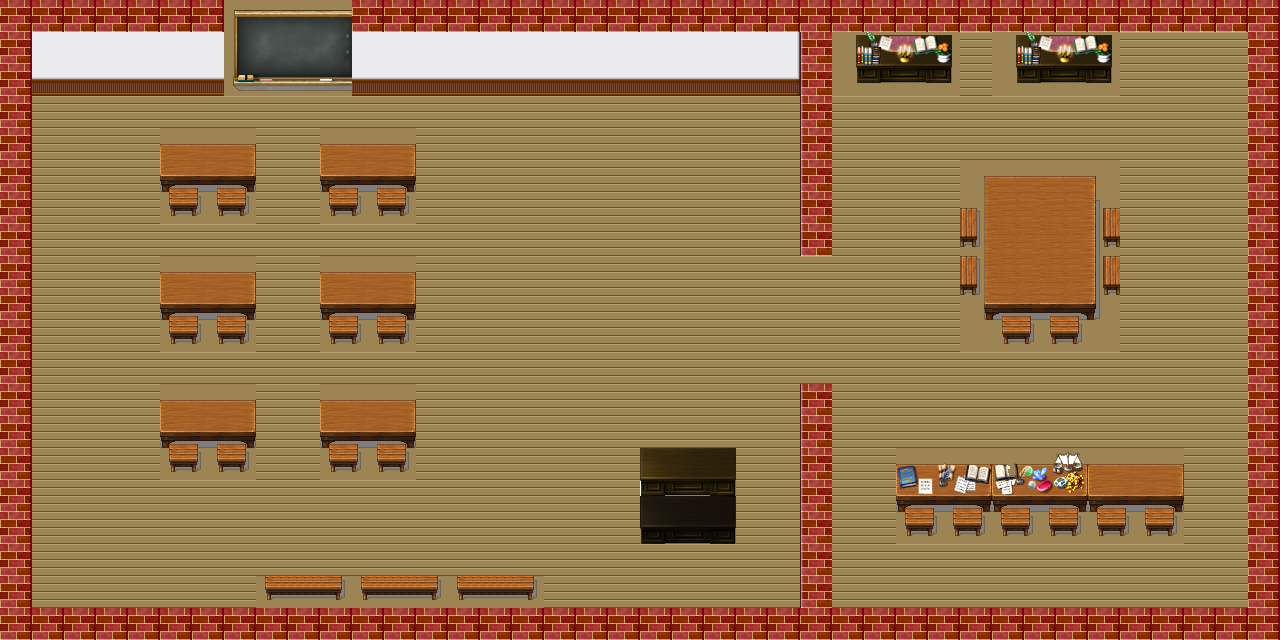

Rendered tile map (Tiled .tmx) drawn with the repository's tilesets; below, a short description and the map source with its tile grids summarised:
An orthogonal 40x20 tile map with 32x32 px tiles, 1 tile layer (Слой тайлов 1) and 24 objects (19x solid, 4x Enemy, player).

<map version="1.2" tiledversion="1.2.1" orientation="orthogonal" renderorder="right-down" width="40" height="20" tilewidth="32" tileheight="32" infinite="0" nextlayerid="7" nextobjectid="25">
 <tileset firstgid="1" name="map3" tilewidth="32" tileheight="32" tilecount="780" columns="30">
  <image source="map3.png" width="987" height="832" />
  <terraintypes>
   <terrain name="table" tile="45" />
   <terrain name="New Terrain" tile="45" />
   <terrain name="blackboard" tile="45" />
   <terrain name="bricks" tile="-1" />
  </terraintypes>
  <tile id="11" terrain=",,,2" />
  <tile id="12" terrain=",,2,2" />
  <tile id="15" terrain=",,2," />
  <tile id="41" terrain=",2,,2" />
  <tile id="42" terrain="2,2,2,2" />
  <tile id="45" terrain="2,,2," />
  <tile id="71" terrain=",2,," />
  <tile id="72" terrain="2,2,," />
  <tile id="75" terrain="2,,," />
  <tile id="150" terrain=",,,3" />
  <tile id="151" terrain=",,3,3" />
  <tile id="152" terrain=",,3," />
  <tile id="180" terrain=",3,,3" />
  <tile id="181" terrain="3,3,3,3" />
  <tile id="182" terrain="3,,3," />
  <tile id="210" terrain=",3,," />
  <tile id="211" terrain="3,3,," />
  <tile id="212" terrain="3,,," />
  <tile id="360" terrain=",,,1" />
  <tile id="361" terrain=",,1,1" />
  <tile id="362" terrain=",,1," />
  <tile id="364" terrain="1,1,1,1" />
  <tile id="390" terrain=",1,," />
  <tile id="391" terrain="1,1,," />
  <tile id="392" terrain="1,,," />
  <tile id="527" terrain=",,,0" />
  <tile id="528" terrain=",,0,0" />
  <tile id="529" terrain=",,0," />
  <tile id="557" terrain=",0,," />
  <tile id="558" terrain="0,0,," />
  <tile id="559" terrain="0,,," />
  <tile id="597" terrain="0,0,0,0" />
 </tileset>
 <layer id="1" name="Слой тайлов 1" width="40" height="20">
  <data>[800 cells, 800 non-empty, 96 distinct tile ids]</data>
 </layer>
 <objectgroup id="2" name="Слой объектов 1">
  <object id="1" name="solid" x="1.39509" y="96.7121" width="28" height="544" />
  <object id="2" name="player" x="79.7284" y="198.378" width="20" height="20" />
  <object id="3" name="solid" x="265.394" y="570.045" width="272" height="39.3333" />
  <object id="4" name="solid" x="637.395" y="449.712" width="96" height="94" />
  <object id="5" name="solid" x="319.395" y="399.711" width="98.6667" height="74" />
  <object id="6" name="solid" x="159.395" y="398.378" width="96" height="74" />
  <object id="7" name="solid" x="160.062" y="272.378" width="96" height="72.6667" />
  <object id="8" name="solid" x="319.395" y="272.378" width="96" height="73.3334" />
  <object id="9" name="solid" x="319.395" y="143.378" width="98" height="72.6667" />
  <object id="10" name="solid" x="158.728" y="142.378" width="98.6667" height="72.6667" />
  <object id="11" name="solid" x="32.0617" y="609.712" width="1245.33" height="30" />
  <object id="12" name="solid" x="800.061" y="387.045" width="28" height="223.333" />
  <object id="13" name="solid" x="798.728" y="32.3787" width="29.3333" height="224.667" />
  <object id="14" name="solid" x="0.0617544" y="1.71211" width="800" height="95.3334" />
  <object id="15" name="solid" x="894.728" y="464.378" width="288" height="75.3334" />
  <object id="16" name="solid" x="956.061" y="175.045" width="162.667" height="174" />
  <object id="17" name="solid" x="854.728" y="29.7121" width="96" height="56.6667" />
  <object id="18" name="solid" x="1016.06" y="32.7121" width="96" height="51.6667" />
  <object id="19" name="solid" x="800.061" y="3.04544" width="476" height="30" />
  <object id="20" name="solid" x="1248.06" y="33.7121" width="30.6667" height="580.667" />
  <object id="21" name="Enemy" x="265" y="237" width="30" height="30" />
  <object id="22" name="Enemy" x="506" y="194" width="30" height="30" />
  <object id="23" name="Enemy" x="1045" y="389" width="30" height="30" />
  <object id="24" name="Enemy" x="62" y="278" width="44" height="33" />
 </objectgroup>
</map>